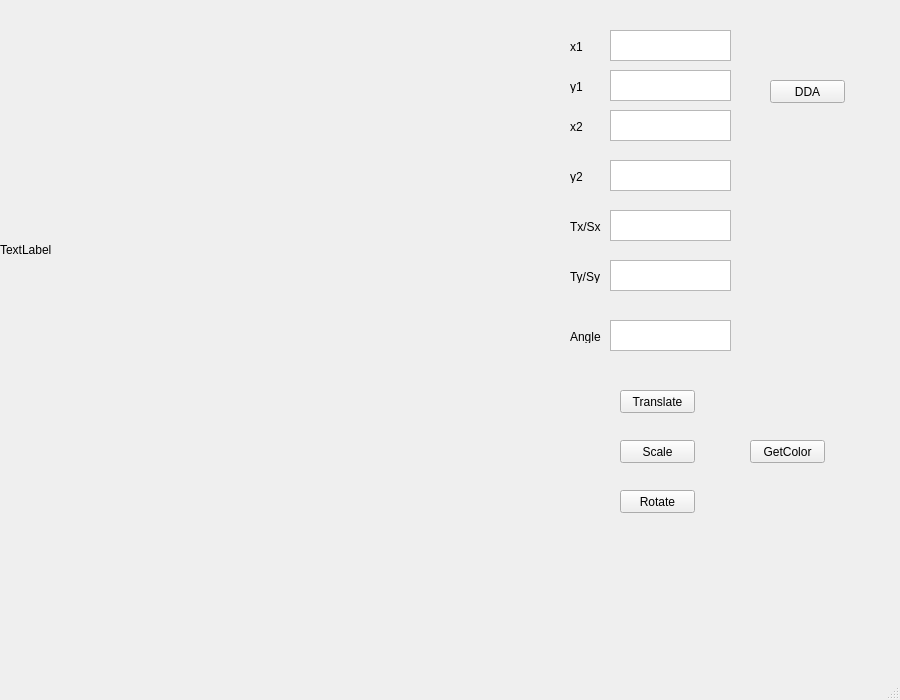
<?xml version="1.0" encoding="UTF-8"?>
<ui version="4.0">
 <class>MainWindow</class>
 <widget class="QMainWindow" name="MainWindow">
  <property name="geometry">
   <rect>
    <x>0</x>
    <y>0</y>
    <width>900</width>
    <height>700</height>
   </rect>
  </property>
  <property name="windowTitle">
   <string>MainWindow</string>
  </property>
  <widget class="QWidget" name="centralwidget">
   <widget class="QLabel" name="label">
    <property name="geometry">
     <rect>
      <x>0</x>
      <y>0</y>
      <width>501</width>
      <height>500</height>
     </rect>
    </property>
    <property name="text">
     <string>TextLabel</string>
    </property>
   </widget>
   <widget class="QLabel" name="label_2">
    <property name="geometry">
     <rect>
      <x>570</x>
      <y>40</y>
      <width>47</width>
      <height>13</height>
     </rect>
    </property>
    <property name="text">
     <string>x1</string>
    </property>
   </widget>
   <widget class="QLabel" name="label_3">
    <property name="geometry">
     <rect>
      <x>570</x>
      <y>80</y>
      <width>47</width>
      <height>13</height>
     </rect>
    </property>
    <property name="text">
     <string>y1</string>
    </property>
   </widget>
   <widget class="QLabel" name="label_4">
    <property name="geometry">
     <rect>
      <x>570</x>
      <y>120</y>
      <width>47</width>
      <height>13</height>
     </rect>
    </property>
    <property name="text">
     <string>x2</string>
    </property>
   </widget>
   <widget class="QLabel" name="label_5">
    <property name="geometry">
     <rect>
      <x>570</x>
      <y>170</y>
      <width>47</width>
      <height>13</height>
     </rect>
    </property>
    <property name="text">
     <string>y2</string>
    </property>
   </widget>
   <widget class="QLabel" name="label_6">
    <property name="geometry">
     <rect>
      <x>570</x>
      <y>220</y>
      <width>47</width>
      <height>13</height>
     </rect>
    </property>
    <property name="text">
     <string>Tx/Sx</string>
    </property>
   </widget>
   <widget class="QLabel" name="label_7">
    <property name="geometry">
     <rect>
      <x>570</x>
      <y>270</y>
      <width>47</width>
      <height>13</height>
     </rect>
    </property>
    <property name="text">
     <string>Ty/Sy</string>
    </property>
   </widget>
   <widget class="QTextEdit" name="textEdit">
    <property name="geometry">
     <rect>
      <x>610</x>
      <y>30</y>
      <width>121</width>
      <height>31</height>
     </rect>
    </property>
   </widget>
   <widget class="QTextEdit" name="textEdit_2">
    <property name="geometry">
     <rect>
      <x>610</x>
      <y>70</y>
      <width>121</width>
      <height>31</height>
     </rect>
    </property>
   </widget>
   <widget class="QTextEdit" name="textEdit_3">
    <property name="geometry">
     <rect>
      <x>610</x>
      <y>110</y>
      <width>121</width>
      <height>31</height>
     </rect>
    </property>
   </widget>
   <widget class="QTextEdit" name="textEdit_4">
    <property name="geometry">
     <rect>
      <x>610</x>
      <y>160</y>
      <width>121</width>
      <height>31</height>
     </rect>
    </property>
   </widget>
   <widget class="QTextEdit" name="textEdit_5">
    <property name="geometry">
     <rect>
      <x>610</x>
      <y>210</y>
      <width>121</width>
      <height>31</height>
     </rect>
    </property>
   </widget>
   <widget class="QTextEdit" name="textEdit_6">
    <property name="geometry">
     <rect>
      <x>610</x>
      <y>260</y>
      <width>121</width>
      <height>31</height>
     </rect>
    </property>
   </widget>
   <widget class="QPushButton" name="pushButton">
    <property name="geometry">
     <rect>
      <x>770</x>
      <y>80</y>
      <width>75</width>
      <height>23</height>
     </rect>
    </property>
    <property name="text">
     <string>DDA</string>
    </property>
   </widget>
   <widget class="QPushButton" name="pushButton_2">
    <property name="geometry">
     <rect>
      <x>620</x>
      <y>390</y>
      <width>75</width>
      <height>23</height>
     </rect>
    </property>
    <property name="text">
     <string>Translate</string>
    </property>
   </widget>
   <widget class="QPushButton" name="pushButton_3">
    <property name="geometry">
     <rect>
      <x>620</x>
      <y>440</y>
      <width>75</width>
      <height>23</height>
     </rect>
    </property>
    <property name="text">
     <string>Scale</string>
    </property>
   </widget>
   <widget class="QPushButton" name="pushButton_4">
    <property name="geometry">
     <rect>
      <x>620</x>
      <y>490</y>
      <width>75</width>
      <height>23</height>
     </rect>
    </property>
    <property name="text">
     <string>Rotate</string>
    </property>
   </widget>
   <widget class="QLabel" name="label_8">
    <property name="geometry">
     <rect>
      <x>570</x>
      <y>330</y>
      <width>47</width>
      <height>13</height>
     </rect>
    </property>
    <property name="text">
     <string>Angle</string>
    </property>
   </widget>
   <widget class="QTextEdit" name="textEdit_7">
    <property name="geometry">
     <rect>
      <x>610</x>
      <y>320</y>
      <width>121</width>
      <height>31</height>
     </rect>
    </property>
   </widget>
   <widget class="QPushButton" name="pushButton_5">
    <property name="geometry">
     <rect>
      <x>750</x>
      <y>440</y>
      <width>75</width>
      <height>23</height>
     </rect>
    </property>
    <property name="text">
     <string>GetColor</string>
    </property>
   </widget>
  </widget>
  <widget class="QMenuBar" name="menubar">
   <property name="geometry">
    <rect>
     <x>0</x>
     <y>0</y>
     <width>900</width>
     <height>20</height>
    </rect>
   </property>
  </widget>
  <widget class="QStatusBar" name="statusbar"/>
 </widget>
 <resources/>
 <connections/>
</ui>
